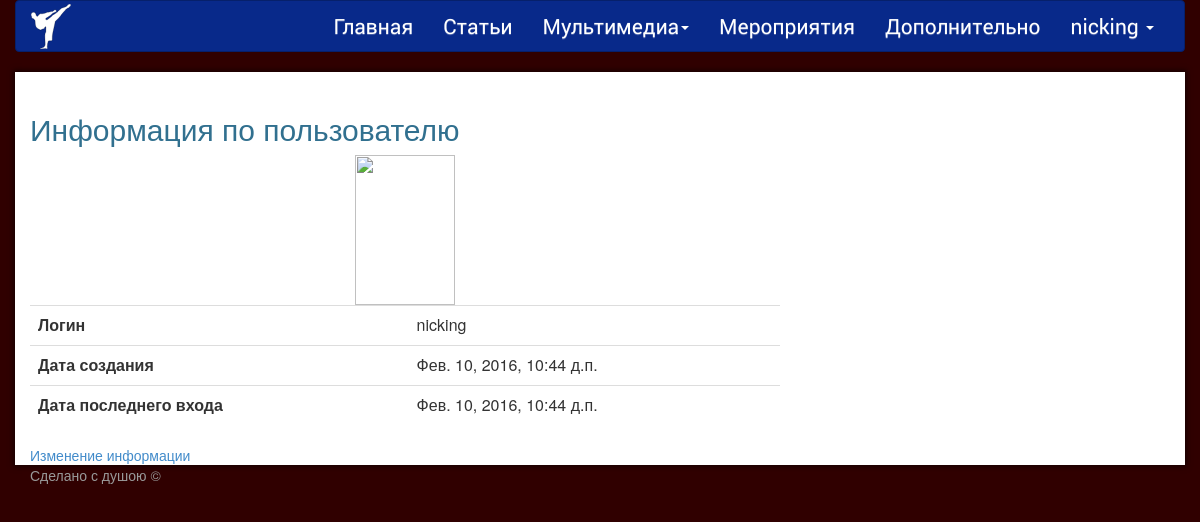
/user_detail/ (signed in), run on the app's committed database.
### core/models.py (models this page shows, shortened)
class User(AbstractBaseUser, PermissionsMixin):
    username = models.CharField(max_length=100, unique=True, verbose_name='Логин пользователя')
    email = models.EmailField(verbose_name='Email')
    f_name = models.CharField(max_length=100, verbose_name='Имя пользователя', blank=True)
    l_name = models.CharField(max_length=100, verbose_name='Фамилия', blank=True)
    avatar = models.ImageField(verbose_name='Аватар', upload_to='core/user/avatars/', blank=True)
    is_staff = models.BooleanField(default=False, verbose_name='Доступ в админ.панель')
    is_active = models.BooleanField(default=False, verbose_name='Доступ пользователя в систему')
    date_joined = models.DateTimeField(auto_now_add=True, verbose_name='Дата регистрации')
    dm = models.DateTimeField(auto_now=True, verbose_name='Дата последнего изменения')
    objects = UserManager()
    USERNAME_FIELD = 'username'
    REQUIRED_FIELDS = ['email']
    class Meta:
        verbose_name = 'Пользователя'
        verbose_name_plural = 'Пользователи'

### auth2/views.py (the view)
# urls.py: url(r'^user_detail/$', 'user_detail', name='user_detail')
def user_detail(request):
    if request.user.is_anonymous():
        return redirect(login)
    return render(request, 'auth2/user_detail.html', {'user': request.user})

### auth2/templates/auth2/user_detail.html (shortened to what this page needs)
{% extends 'core/base.html' %}
{% block content %}
    <h2 class="text-info">Информация по пользователю</h2>
    {% if user.avatar %}
        <img class="center-block " align="left" src="{{ user.avatar.url }}" height="150"
             width="100">
    {% else %}
        <img class="center-block" src="" height="150" width="100">
    {% endif %}
    <table class="table active">
        <tr>
            <th>Логин</th>
            <td>{{ user.username }}</td>
        </tr>
        <tr>
            <th>Дата создания</th>
            <td>{{ user.date_joined }}</td>
        </tr>
        <tr>
            <th>Дата последнего входа</th>
            <td>{{ user.dm }}</td>
        </tr>
    </table>
    <a href="{% url 'filling_user_data' %}"> Изменение информации </a>
{% endblock content %}

### core/templates/core/base.html (shortened to what this page needs)
<html lang="ru">
<head>
    <link href="{{ STATIC_URL }}core/bootstrap/css/bootstrap.min.css" rel="stylesheet" type="text/css"/>
    <link href="{{ STATIC_URL }}core/bootstrap/css/bootstrap-theme.min.css" rel="stylesheet" type="text/css"/>
    <link href="{{ STATIC_URL }}core/css/main.css" rel="stylesheet" type="text/css">
</head>
<body>
<header>
    <div class="container">
        <div class="row">
            <nav class="navbar navbar-custom">
                <div class="container-fluid">
                    <div class="navbar-header">
                        <a href="#">
                            <img class="icons--gradient"
                                 src="{{ STATIC_URL }}core/images/karate-logo.svg"
                                 id="logo">
                        </a>
                    </div>
                    <div class="collapse navbar-collapse" id="menu">
                        <ul class="nav navbar-nav navbar-right">
                            <li><a href="{% url 'index' %}">Главная</a></li>
                            <li><a href="{% url 'article_list' %}">Статьи</a></li>
                            <li class="dropdown">
                                <a class="dropdown-toggle" data-toggle="dropdown" role="button">
                                    Мультимедиа<span class="caret"></span>
                                </a>
                            </li>
                            <li><a href="{% url 'plan_of_events_list' %}">Мероприятия</a></li>
                            <li><a href="{% url 'additionally' %}">Дополнительно</a></li>
                            {% if user.is_authenticated %}
                                <li class="dropdown">
                                    <a class="dropdown-toggle" data-toggle="dropdown" role="button">
                                        {{ user.username }}
                                        <span class="caret"></span>
                                    </a>
                                </li>
                            {% endif %}
                        </ul>
                    </div>
                </div>
            </nav>
        </div>
    </div>
</header>
<div id="background" class="container drop-shadow">
    {% block full_content %}
        <div class="col-lg-12">
        </div>
        <div class="col-lg-8">
            <article>
                {% block content %}{% endblock content %}
                {% if form_post %}
                        {% load crispy_forms_tags %}
                {% endif %}
            </article>
        </div>
        <div class="col-lg-4">
        </div>
    {% endblock full_content %}
</div>
{% load crispy_forms_tags %}
<footer class="footer">
    <div class="container">
        <p class="text-muted">Сделано с душою &copy;</p>
    </div>
</footer>
</body>
</html>

### core/static/core/css/main.css (style rules this page uses)
html { overflow-y: scroll; }
#logo { margin-top: 3px; width: 40px; }
.navbar-custom { background-color: #08298a; border-color: #06206b; }
.navbar-custom .navbar-nav > li > a { color: #ffffff; font-size: 1.5em; font-family: Roboto, serif; }
.navbar-custom .navbar-collapse, .navbar-custom .navbar-form { border-color: #061f68; }
.navbar-custom .navbar-nav > .dropdown > a .caret { border-top-color: #ffffff; border-bottom-color: #ffffff; }
@media (min-width: 992px) { .drop-shadow { -webkit-box-shadow: 0 0 5px 2px rgba(0, 0, 0, .5); box-shadow: 0 0 5px 2px rgba(0, 0, 0, .5); } }
@media (min-width: 992px) { .container.drop-shadow { padding-left: 0; padding-right: 0; } }

### core/templates/core/base.html (style rules this page uses)
body { background-color: #300000; }
#background { background-color: #FFFFFF; }

### data on the page
User: username "nicking", date_joined "Фев. 10, 2016, 10:44 д.п.", dm "Фев. 10, 2016, 10:44 д.п."
